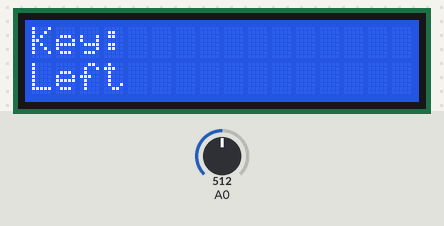
Bench run of a sketch on a simulated Arduino Uno, built with avr-gcc and run on an emulated ATmega328P. On the bench: 16×2 character LCD. The test bench sets the inputs (shaded band); at power-on: A0 = 512.

Above: at 3.7 s.
3.8 s: A0 set to 716
At 4.5 s:
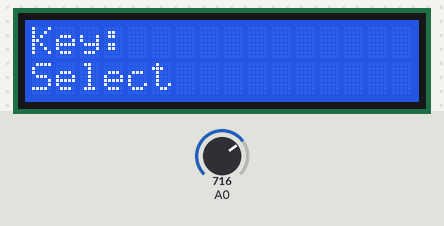
5.3 s: A0 set to 306
At 6.1 s:
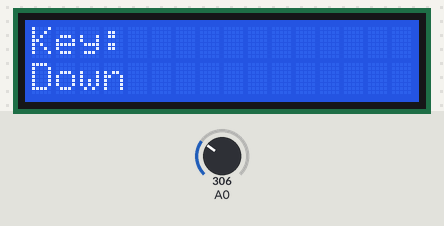
6.8 s: A0 set to 122
At 7.9 s:
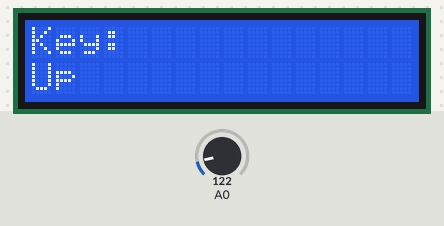
8.3 s: A0 set to 0
At 9.2 s:
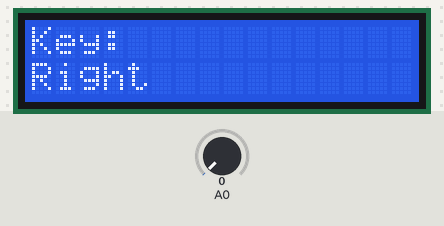
9.8 s: A0 set to 511
At 11.0 s:
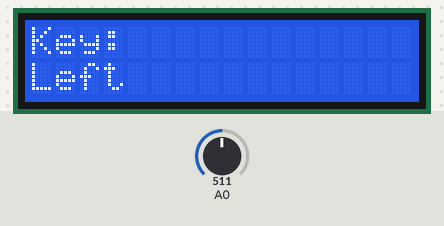
Timing chart, 0 to 12.3 s (numbered marks = the images above; inputs shaded):
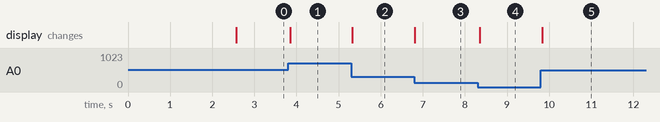

Measured:
- after the input at 3.8 s, the display: changes after 0.05 s (image 1)
- after the input at 5.3 s, the display: changes at once (image 2)
- after the input at 6.8 s, the display: changes at once (image 3)
- after the input at 8.3 s, the display: changes after 0.05 s (image 4)
- after the input at 9.8 s, the display: changes at once (image 5)

The sketch:

BasicDisplay.ino
```cpp
/*
This code sample was used with Arduino UNO R3
and SainSmart 1602 LCD Keypad Shield,
in order to get this to work with arduino 1.0.1 on MacOS,
you need to install modified version of DFR_Key library.
Library provided as a separate code example.

Based on Key Grab v0.2 Written by jacky, www.sainsmart.com

Modified by Krzysztof Szymanski
szymanski.krzysztof@gmail.com

Displays the currently pressed key on the LCD screen.

Key Codes:

None   - 0
Select - 1
Left   - 2
Up     - 3
Down   - 4
Right  - 5

Original application didn't work as expected, only one key would work fine, others would flicker.
*/

#include <LiquidCrystal.h>
#include <DFR_Key.h>

//Pin assignments for SainSmart LCD Keypad Shield
LiquidCrystal lcd(8, 9, 4, 5, 6, 7);
//---------------------------------------------

DFR_Key keypad;

int localKey = 0;
int lastLocalKey=0;
int worldModel[180];
void setup()
{
  lcd.begin(16, 2);
  lcd.clear();
  lcd.setCursor(0, 0);
  lcd.print("Display v0.1");
  delay(2500);
  lcd.clear();
  keypad.setRate(50);

}

String displayMessage(int messageNo) {
  if(messageNo==1) return "Select";
  if(messageNo==2) return "Left";
  if(messageNo==3) return "Up";
  if(messageNo==4) return "Down";
  if(messageNo==5) return "Right";
}

void loop()
{
  /*
  keypad.getKey() - Grabs the current key.
  Returns a non-zero integer corresponding to the pressed key,
  OR
  Returns 0 for no keys pressed,
  OR
  Returns -1 (sample wait) when no key is available to be sampled.
  */

  localKey = keypad.getKey();

  if (localKey!= SAMPLE_WAIT && localKey!= 0 && localKey != lastLocalKey) {
    lcd.clear();
    lcd.setCursor(0, 0);
    lcd.print("Key:");
    lcd.setCursor(0, 1);
    lcd.print(displayMessage(localKey));
    lastLocalKey = localKey;
  }
}
```
